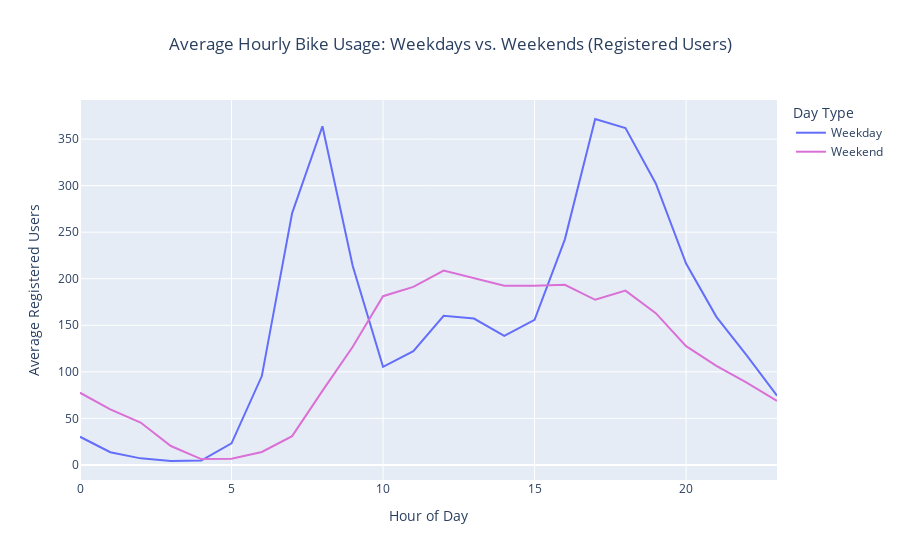
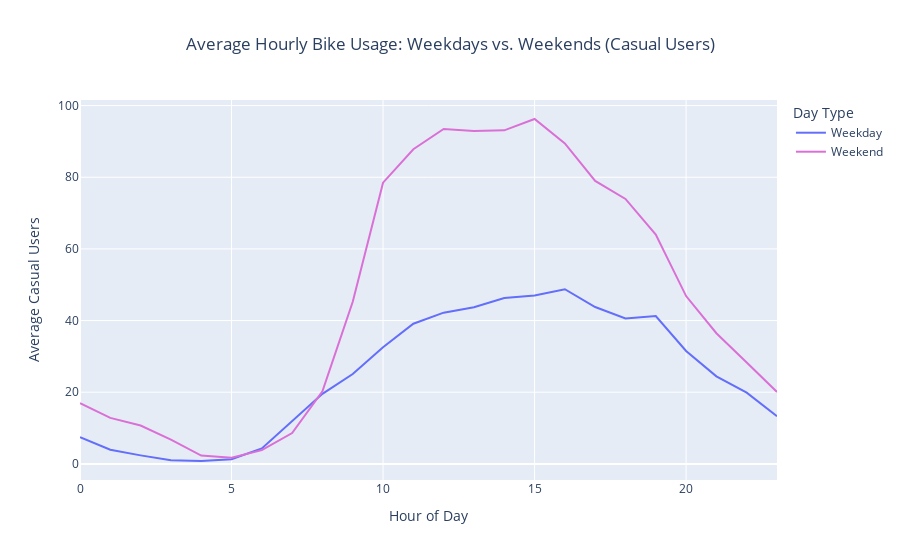

Notebook code for these charts, in order:
### Markdown cell above
#### **Average Hourly Bike Usage: Weekdays vs. Weekends (Registered Users)**

Registered users show a sharp spike during weekday rush hours at 8 AM and 5-6 PM, with consistent low usage during weekends. This highlights their commuter-oriented usage pattern.

#### **Average Hourly Bike Usage: Weekdays vs. Weekends (Casual Users)**
Casual users have steady, low usage on weekdays but much higher usage on weekends, peaking around 2-4 PM, reflecting recreational or leisure-based usage trends.

### Code cell
eda.plot_hourly_usage(df, user_type='registered')
eda.plot_hourly_usage(df, user_type='casual')

### Figure 1 — Plotly figure (JSON) as saved in the notebook; plotly's stock layout.template omitted (floating-point values rounded to 4 significant figures)
{"data": [{"hovertemplate": "Day Type=Weekday<br>Hour of Day=%{x}<br>Average Registered Users=%{y}<extra></extra>", "legendgroup": "Weekday", "line": {"color": "#636efa", "dash": "solid"}, "marker": {"symbol": "circle"}, "mode": "lines", "name": "Weekday", "orientation": "v", "showlegend": true, "type": "scatter", "x": [0, 1, 2, 3, 4, 5, 6, 7, 8, 9, 10, 11, 12, 13, 14, 15, 16, 17, 18, 19, 20, 21, 22, 23], "xaxis": "x", "y": [30.24, 13.59, 7.026, 4.197, 4.639, 23.09, 95.44, 270.6, 363.8, 213.7, 105.3, 122.1, 160.2, 157.2, 138.7, 155.9, 242.3, 371.6, 361.8, 302.3, 216.4, 159.1, 117.7, 74.4], "yaxis": "y"}, {"hovertemplate": "Day Type=Weekend<br>Hour of Day=%{x}<br>Average Registered Users=%{y}<extra></extra>", "legendgroup": "Weekend", "line": {"color": "#DA70D6", "dash": "solid"}, "marker": {"symbol": "circle"}, "mode": "lines", "name": "Weekend", "orientation": "v", "showlegend": true, "type": "scatter", "x": [0, 1, 2, 3, 4, 5, 6, 7, 8, 9, 10, 11, 12, 13, 14, 15, 16, 17, 18, 19, 20, 21, 22, 23], "xaxis": "x", "y": [77.51, 59.74, 45.53, 20.3, 6.214, 6.746, 13.93, 30.91, 79.51, 127.0, 181.2, 191.3, 208.8, 200.5, 192.5, 192.5, 193.5, 177.4, 187.2, 163.0, 127.6, 106.4, 88.49, 68.67], "yaxis": "y"}], "layout": {"legend": {"title": {"text": "Day Type"}, "tracegroupgap": 0}, "title": {"text": "Average Hourly Bike Usage: Weekdays vs. Weekends (Registered Users)", "x": 0.5}, "xaxis": {"anchor": "y", "domain": [0, 1], "title": {"text": "Hour of Day"}}, "yaxis": {"anchor": "x", "domain": [0, 1], "title": {"text": "Average Registered Users"}}}}

### Figure 2 — Plotly figure (JSON) as saved in the notebook; plotly's stock layout.template omitted (floating-point values rounded to 4 significant figures)
{"data": [{"hovertemplate": "Day Type=Weekday<br>Hour of Day=%{x}<br>Average Casual Users=%{y}<extra></extra>", "legendgroup": "Weekday", "line": {"color": "#636efa", "dash": "solid"}, "marker": {"symbol": "circle"}, "mode": "lines", "name": "Weekday", "orientation": "v", "showlegend": true, "type": "scatter", "x": [0, 1, 2, 3, 4, 5, 6, 7, 8, 9, 10, 11, 12, 13, 14, 15, 16, 17, 18, 19, 20, 21, 22, 23], "xaxis": "x", "y": [7.455, 3.953, 2.381, 1, 0.8082, 1.283, 4.3, 12.07, 19.57, 25.1, 32.57, 39.13, 42.21, 43.72, 46.31, 47.02, 48.74, 43.78, 40.58, 41.28, 31.53, 24.44, 19.9, 13.29], "yaxis": "y"}, {"hovertemplate": "Day Type=Weekend<br>Hour of Day=%{x}<br>Average Casual Users=%{y}<extra></extra>", "legendgroup": "Weekend", "line": {"color": "#DA70D6", "dash": "solid"}, "marker": {"symbol": "circle"}, "mode": "lines", "name": "Weekend", "orientation": "v", "showlegend": true, "type": "scatter", "x": [0, 1, 2, 3, 4, 5, 6, 7, 8, 9, 10, 11, 12, 13, 14, 15, 16, 17, 18, 19, 20, 21, 22, 23], "xaxis": "x", "y": [16.94, 12.85, 10.71, 6.76, 2.32, 1.741, 3.851, 8.619, 20.25, 45.25, 78.5, 87.83, 93.46, 92.94, 93.09, 96.26, 89.46, 78.97, 73.95, 64.02, 46.84, 36.47, 28.3, 20.07], "yaxis": "y"}], "layout": {"legend": {"title": {"text": "Day Type"}, "tracegroupgap": 0}, "title": {"text": "Average Hourly Bike Usage: Weekdays vs. Weekends (Casual Users)", "x": 0.5}, "xaxis": {"anchor": "y", "domain": [0, 1], "title": {"text": "Hour of Day"}}, "yaxis": {"anchor": "x", "domain": [0, 1], "title": {"text": "Average Casual Users"}}}}
